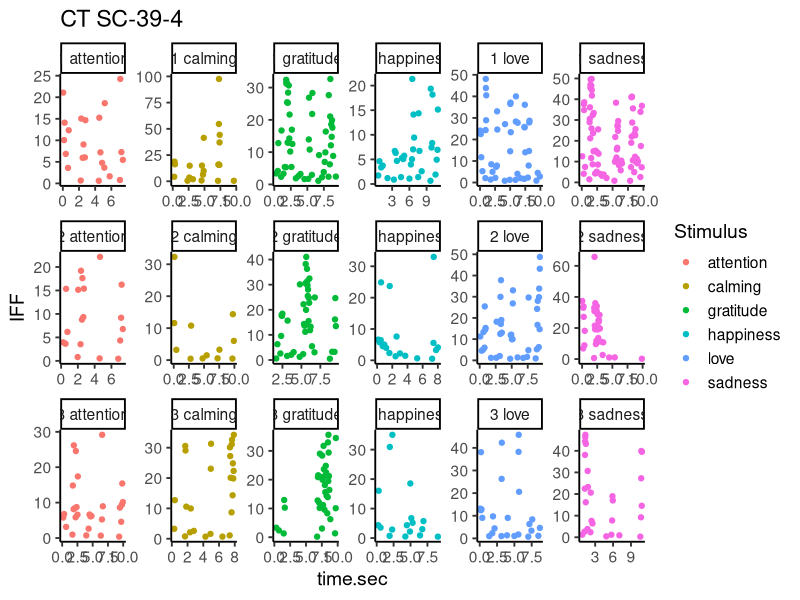
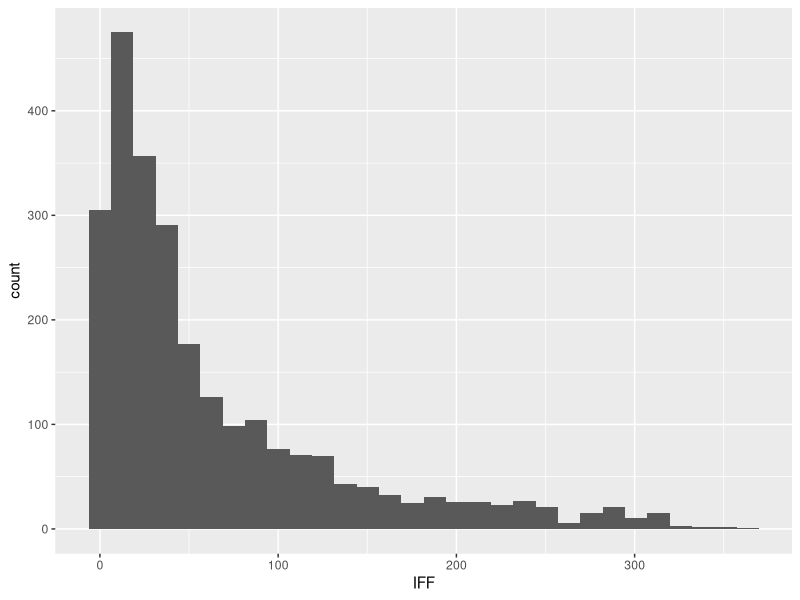
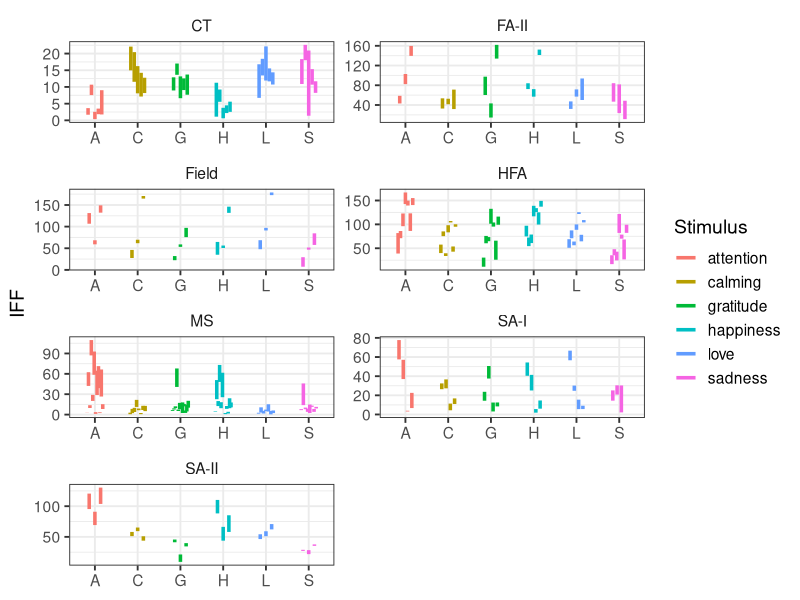
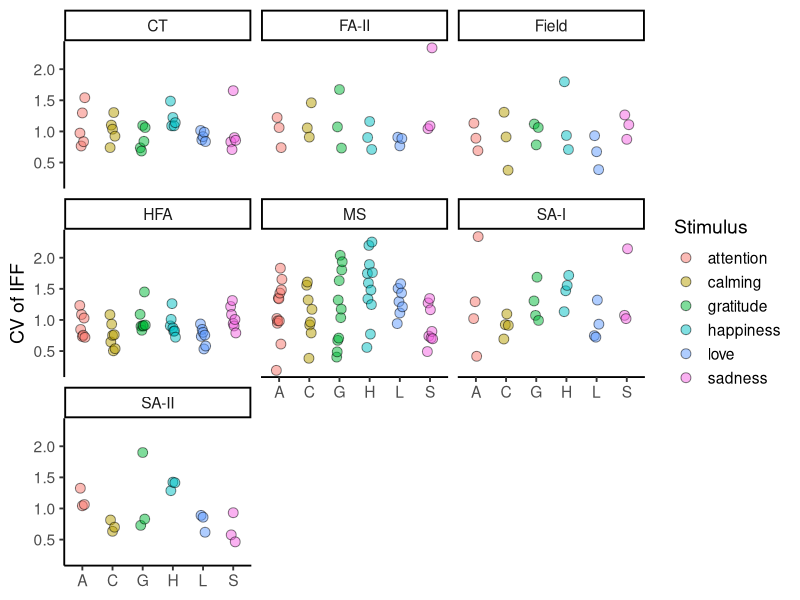
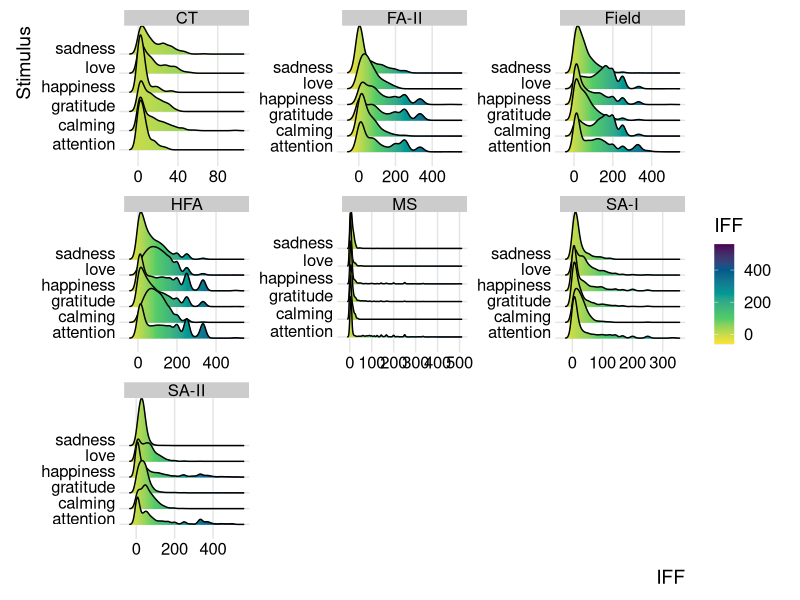
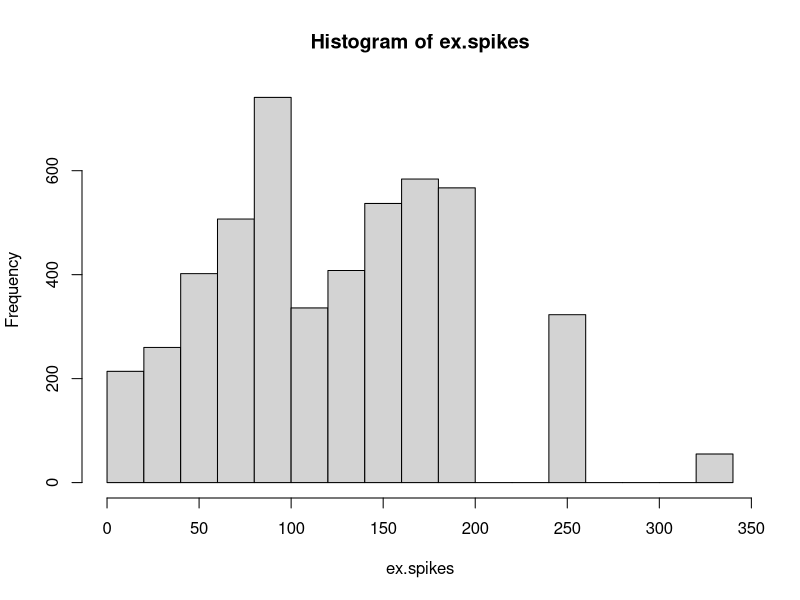
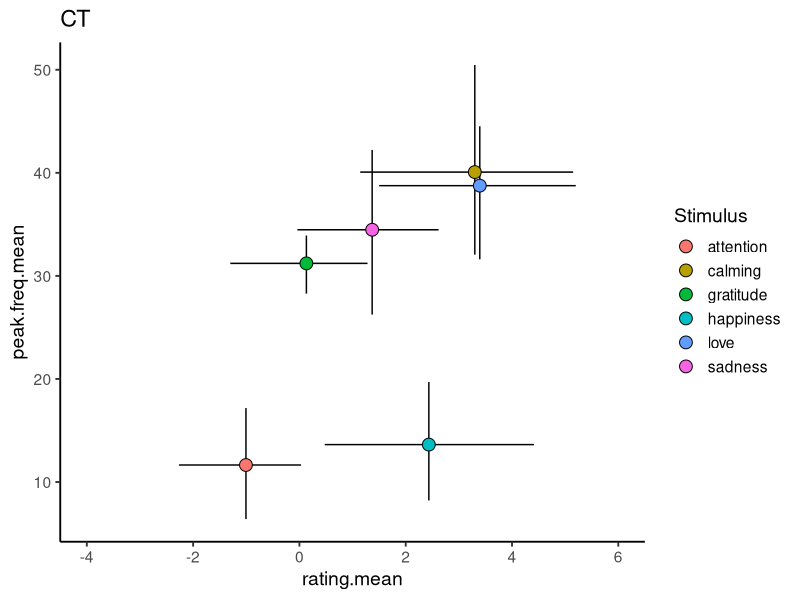
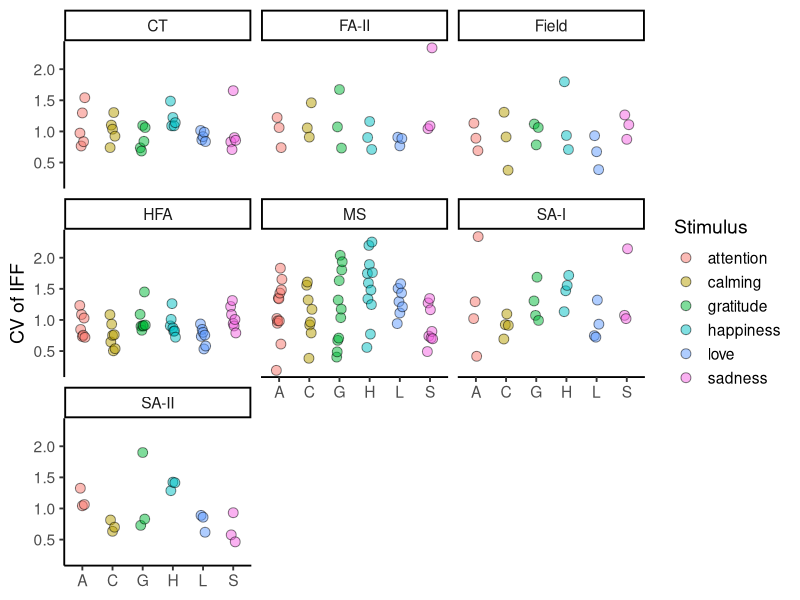

Source code (R) for these figures, in order:
library(tidyverse)

May2019 <- read_tsv('isi-data-2018May25.txt')
Nov2020 <- read_tsv('isi-adi_data-2020November13.txt')

duplicates <- intersect(unique(May2019$UnitName), unique(Nov2020$UnitName))

spikes <- May2019 %>% 
  filter(UnitName %in% duplicates == FALSE) %>% 
  bind_rows(Nov2020 %>% select(names(May2019))) %>% 
  filter(!is.na(isi.sec) & UnitType != 'Joint') %>% 
  group_by(UnitName,UnitType,Stimulus) %>% 
  mutate(Presentation = as.numeric(as.factor(StimNumber))) %>% 
  group_by(UnitName,UnitType,Stimulus, Presentation) %>% 
  mutate(time.sec = cumsum(isi.sec),
         IFF = 1/isi.sec)

# write_csv(spikes, 'all-spike-data.csv')

# UnitsfromSpreadsheet <- c('13-2', '20-1', '20-2', '20-4',
#                           '21-1', '21-2', '22-2', '26-3',
#                           '27-3', '28-3', '28-4', '28-6',
#                           '29-1', '29-2', '39-3', '39-4',
#                           '42-1', '42-2', '43-1',
#                           '44-1', '44-2', '44-3', '17-01')

# unique(spikes$UnitName)

#### summary values ####
# features for random forest classifier

spike.summary <- spikes %>% 
  group_by(UnitName,UnitType,StimNumber,Stimulus) %>% 
  summarise(
    peak.freq =max(1/isi.sec), 
    mean.freq = mean(1/isi.sec), 
    sd.freq = sd(1/isi.sec), 
    n.spikes = length(isi.sec)+1, 
    n.bursts = sum(isi.sec > 1)
  ) %>% 
  ungroup()  

# write.table(spike.summary,'summary-data-2019August06.txt', sep = '\t', row.names = FALSE)


#### time trace for one unit ####
# should fill with zeros to make it look nice

uname <- 'SC-39-4'
utype <- spikes %>% filter(UnitName == uname) %>% pull(UnitType) %>% .[1]
spikes %>% 
  filter(UnitName == uname ) %>% 
  mutate(pane = paste(Presentation, Stimulus)) %>% 
  ggplot(aes(x = time.sec, y = IFF, colour = Stimulus)) +
  facet_wrap( ~ pane, ncol = 6, scales = 'free') +
  geom_point() +
  theme_classic(base_size = 14) +
  labs(title = paste(utype, uname))

#### histogram for one unit ####

spikes %>% group_by(UnitName, UnitType) %>% tally(sort = TRUE)

spikes %>% 
  filter(UnitName == 'SC-21-2') %>% 
  ggplot(aes(x = IFF)) +
  geom_histogram()

#### CIs over IFF for each unit ####

spikes %>% 
  mutate(Stim = str_trunc(Stimulus, width = 1, ellipsis = '') %>% toupper()) %>% 
  ggplot(aes(x = Stim, 
             y = IFF, colour = Stimulus, group = UnitName)) +
  facet_wrap(~ UnitType, scales = 'free', ncol = 2) +
  # scale_x_reordered() +
  # scale_y_log10() +
  stat_summary(fun.data = mean_cl_boot, geom = 'errorbar',
               size = 1.2, width = 0,
               position = position_dodge(0.4)) +
  theme_bw(base_size = 14) + theme(strip.background = element_blank()) +
  labs(x = NULL, y = 'IFF')


#### CV for each unit ####
  
cv <- function(x) {
  sd(x)/mean(x)
}

spikes %>% 
  mutate(Stim = str_trunc(Stimulus, width = 1, ellipsis = '') %>% toupper()) %>% 
  ggplot(aes(x = Stim, 
             y = IFF, fill = Stimulus, group = UnitName)) +
  facet_wrap(~ UnitType) +
  # scale_y_log10() +
  stat_summary(fun = cv, geom = 'point',
              shape = 21, alpha = 0.5, size = 3,
              position = position_dodge(0.2)) +
  # coord_cartesian(ylim = c(-1,2)) +
  theme_classic(base_size = 14) +
  labs(x = NULL, y = 'CV of IFF')

ggsave('IFF_CV.svg')
ggsave('IFF_CV.png')

spikes %>% 
  group_by(UnitType, Stimulus, UnitName) %>% 
  summarise(cv = cv(log(IFF))) %>% #View()
  group_by(UnitType, Stimulus) %>% 
  summarise(cv.range = diff(range(cv, na.rm = TRUE))) %>% 
  group_by(UnitType) %>% 
  summarise(mean.cv.range = mean(cv.range)) %>% 
  arrange(mean.cv.range)



#### ridge plot ####

library(ggridges)

lseq <- function(base = 10, ...) {
  base^(log(seq(...), base = base))
} #used this to space colours

spikes %>% 
  ggplot( aes(x = IFF, y = Stimulus)) +
  facet_wrap(~ UnitType, scales = 'free') +
  geom_density_ridges_gradient(
    aes(fill = ..x..), scale = 3, size = 0.3
  ) +
  scale_fill_gradientn(
    colours = c("#FDE333", "#53CC67", "#009B95", "#00588B", "#4B0055"),
    values = lseq(base = 6, 0.001, 1, length.out = 6),
    name = "IFF"
  ) +  theme_ridges()
ggsave('IFF_ridge.svg')
ggsave('IFF_ridge.png')


#### multimodality ####
# https://stats.stackexchange.com/questions/138223/how-to-test-if-my-distribution-is-multimodal

library(mclust)

# spikes %>% group_by(UnitName, Stimulus) %>% tally(sort = TRUE)

# take the example with highest N to start
ex.spikes <- spikes %>% 
  filter(UnitName == 'SC-38-4' & Stimulus == 'love') %>% 
  pull(IFF)

hist(ex.spikes)

ex.gmm <- Mclust(ex.spikes)
summary(ex.gmm)

# force to unimodal
ex.gmm.1 = Mclust(ex.spikes, G=1)

#force to bimodal
ex.gmm.2 = Mclust(ex.spikes, G=2)

# parametric bootstrap cross-fitting method

ex.gmm.2$parameters

B = 10000;    x2.d = vector(length=B);    x1.d = vector(length=B)
for(i in 1:B){
  x2      = c(rnorm(68, mean=12346.98, sd=sqrt( 4514863)), 
              rnorm(52, mean=23322.06, sd=sqrt(24582180)) )
  x1      = rnorm( 120, mean=17520.91, sd=sqrt(43989870))
  x2.d[i] = Mclust(x2, G=2)$loglik - Mclust(x2, G=1)$loglik
  x1.d[i] = Mclust(x1, G=2)$loglik - Mclust(x1, G=1)$loglik
}
x2.d = sort(x2.d);  x1.d = sort(x1.d)
summary(x1.d)


#### pleasantness ####
library(Hmisc)

pleas <- read_csv('all_pleasantness_data.csv')

spike.boot <- spike.summary %>% 
  group_by(UnitType, Stimulus) %>% 
  summarise(peak.freq = list(
    mean_cl_boot(peak.freq, B = 10000) %>%
      rename(peak.freq.mean = y, peak.freq.lwr = ymin, peak.freq.upr = ymax)),
    mean.freq = list(
      mean_cl_boot(mean.freq, B = 10000) %>%
        rename(mean.freq.mean = y, mean.freq.lwr = ymin, mean.freq.upr = ymax))
    ) %>% 
  unnest(cols = c(peak.freq, mean.freq)) 


pleas.boot <- pleas %>% 
  group_by(cued) %>% 
  summarise(rating = list(
    mean_cl_boot(response, B = 10000) %>%
      rename(rating.mean = y, rating.lwr = ymin, rating.upr = ymax))
    ) %>% 
  unnest(cols = rating) %>% 
  rename(Stimulus = cued)

pleas.ct <- spike.boot %>% 
  filter(UnitType == 'CT') %>% 
  full_join(pleas.boot)

pleas.ct %>% 
  ggplot(aes(x = rating.mean, y = peak.freq.mean, fill = Stimulus)) +
  geom_errorbar(aes(ymin = peak.freq.lwr, ymax = peak.freq.upr),
                width = 0) +
  geom_errorbarh(aes(xmin = rating.lwr, xmax = rating.upr),
                 height = 0) +
  geom_point(shape = 21, size = 4) +
  scale_x_continuous(limits = c(-4,6)) +
  theme_classic(base_size = 14) +
  labs(title = 'CT')
